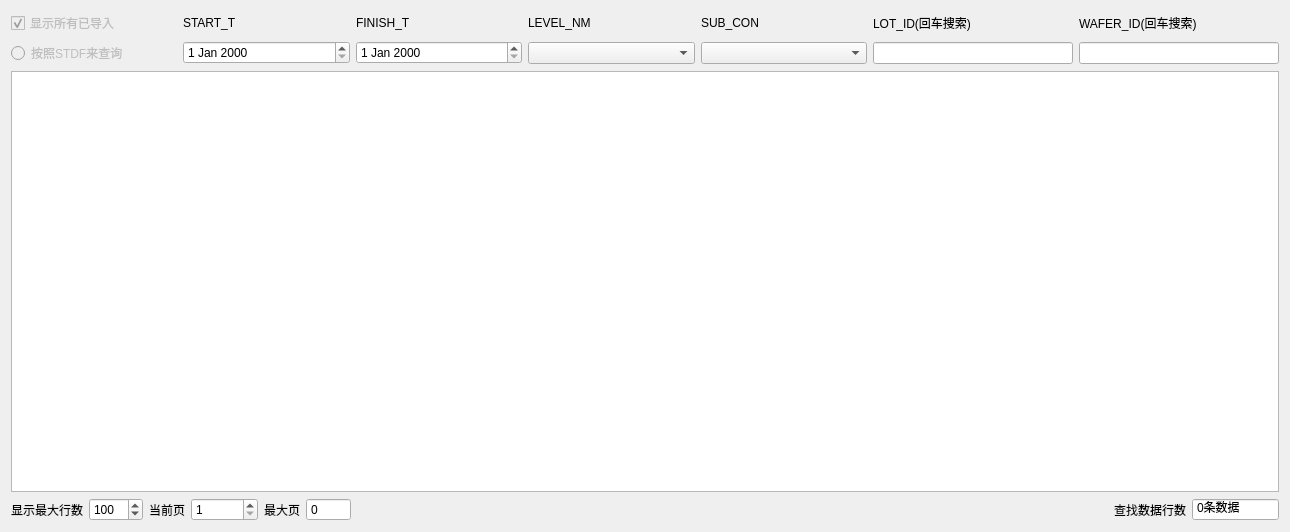
<?xml version="1.0" encoding="UTF-8"?>
<ui version="4.0">
 <class>Form</class>
 <widget class="QWidget" name="Form">
  <property name="geometry">
   <rect>
    <x>0</x>
    <y>0</y>
    <width>1290</width>
    <height>532</height>
   </rect>
  </property>
  <property name="windowTitle">
   <string>本地解析记录</string>
  </property>
  <layout class="QVBoxLayout" name="verticalLayout">
   <item>
    <layout class="QGridLayout" name="gridLayout">
     <item row="1" column="0">
      <widget class="QRadioButton" name="radioButton_2">
       <property name="enabled">
        <bool>false</bool>
       </property>
       <property name="text">
        <string>按照STDF来查询</string>
       </property>
      </widget>
     </item>
     <item row="0" column="5">
      <widget class="QLabel" name="label">
       <property name="text">
        <string>SUB_CON</string>
       </property>
      </widget>
     </item>
     <item row="0" column="3">
      <widget class="QLabel" name="label_7">
       <property name="text">
        <string>FINISH_T</string>
       </property>
      </widget>
     </item>
     <item row="0" column="11">
      <widget class="QLabel" name="label_8">
       <property name="text">
        <string>WAFER_ID(回车搜索)</string>
       </property>
      </widget>
     </item>
     <item row="1" column="5">
      <widget class="QComboBox" name="comboBox"/>
     </item>
     <item row="0" column="1">
      <widget class="QLabel" name="label_6">
       <property name="text">
        <string>START_T</string>
       </property>
      </widget>
     </item>
     <item row="1" column="3">
      <widget class="QDateEdit" name="dateEdit_2"/>
     </item>
     <item row="0" column="10">
      <widget class="QLabel" name="label_4">
       <property name="text">
        <string>LOT_ID(回车搜索)</string>
       </property>
      </widget>
     </item>
     <item row="0" column="0">
      <widget class="QCheckBox" name="checkBox">
       <property name="enabled">
        <bool>false</bool>
       </property>
       <property name="text">
        <string>显示所有已导入</string>
       </property>
       <property name="checked">
        <bool>true</bool>
       </property>
      </widget>
     </item>
     <item row="1" column="1">
      <widget class="QDateEdit" name="dateEdit"/>
     </item>
     <item row="1" column="11">
      <widget class="QLineEdit" name="lineEdit_2">
       <property name="maximumSize">
        <size>
         <width>200</width>
         <height>16777215</height>
        </size>
       </property>
      </widget>
     </item>
     <item row="1" column="10">
      <widget class="QLineEdit" name="lineEdit">
       <property name="maximumSize">
        <size>
         <width>200</width>
         <height>16777215</height>
        </size>
       </property>
      </widget>
     </item>
     <item row="0" column="4">
      <widget class="QLabel" name="label_9">
       <property name="text">
        <string>LEVEL_NM</string>
       </property>
      </widget>
     </item>
     <item row="1" column="4">
      <widget class="QComboBox" name="comboBox_5"/>
     </item>
    </layout>
   </item>
   <item>
    <widget class="PauseTableWidget" name="tableWidget"/>
   </item>
   <item>
    <layout class="QHBoxLayout" name="horizontalLayout">
     <item>
      <widget class="QLabel" name="label_2">
       <property name="text">
        <string>显示最大行数</string>
       </property>
      </widget>
     </item>
     <item>
      <widget class="QSpinBox" name="spinBox">
       <property name="minimum">
        <number>30</number>
       </property>
       <property name="maximum">
        <number>1000</number>
       </property>
       <property name="value">
        <number>100</number>
       </property>
      </widget>
     </item>
     <item>
      <widget class="QLabel" name="label_5">
       <property name="text">
        <string>当前页</string>
       </property>
      </widget>
     </item>
     <item>
      <widget class="QSpinBox" name="spinBox_3">
       <property name="focusPolicy">
        <enum>Qt::WheelFocus</enum>
       </property>
       <property name="buttonSymbols">
        <enum>QAbstractSpinBox::UpDownArrows</enum>
       </property>
       <property name="minimum">
        <number>1</number>
       </property>
       <property name="maximum">
        <number>100000</number>
       </property>
      </widget>
     </item>
     <item>
      <widget class="QLabel" name="label_10">
       <property name="text">
        <string>最大页</string>
       </property>
      </widget>
     </item>
     <item>
      <widget class="QSpinBox" name="spinBox_4">
       <property name="enabled">
        <bool>true</bool>
       </property>
       <property name="focusPolicy">
        <enum>Qt::NoFocus</enum>
       </property>
       <property name="buttonSymbols">
        <enum>QAbstractSpinBox::NoButtons</enum>
       </property>
       <property name="maximum">
        <number>10000</number>
       </property>
      </widget>
     </item>
     <item>
      <spacer name="horizontalSpacer">
       <property name="orientation">
        <enum>Qt::Horizontal</enum>
       </property>
       <property name="sizeHint" stdset="0">
        <size>
         <width>40</width>
         <height>20</height>
        </size>
       </property>
      </spacer>
     </item>
     <item>
      <widget class="QLabel" name="label_3">
       <property name="text">
        <string>查找数据行数</string>
       </property>
      </widget>
     </item>
     <item>
      <widget class="QSpinBox" name="spinBox_2">
       <property name="focusPolicy">
        <enum>Qt::NoFocus</enum>
       </property>
       <property name="buttonSymbols">
        <enum>QAbstractSpinBox::NoButtons</enum>
       </property>
       <property name="suffix">
        <string>条数据</string>
       </property>
       <property name="maximum">
        <number>999999999</number>
       </property>
      </widget>
     </item>
    </layout>
   </item>
  </layout>
 </widget>
 <customwidgets>
  <customwidget>
   <class>PauseTableWidget</class>
   <extends>QTableWidget</extends>
   <header>ui_component.ui_module.table_module</header>
  </customwidget>
 </customwidgets>
 <resources/>
 <connections/>
</ui>
